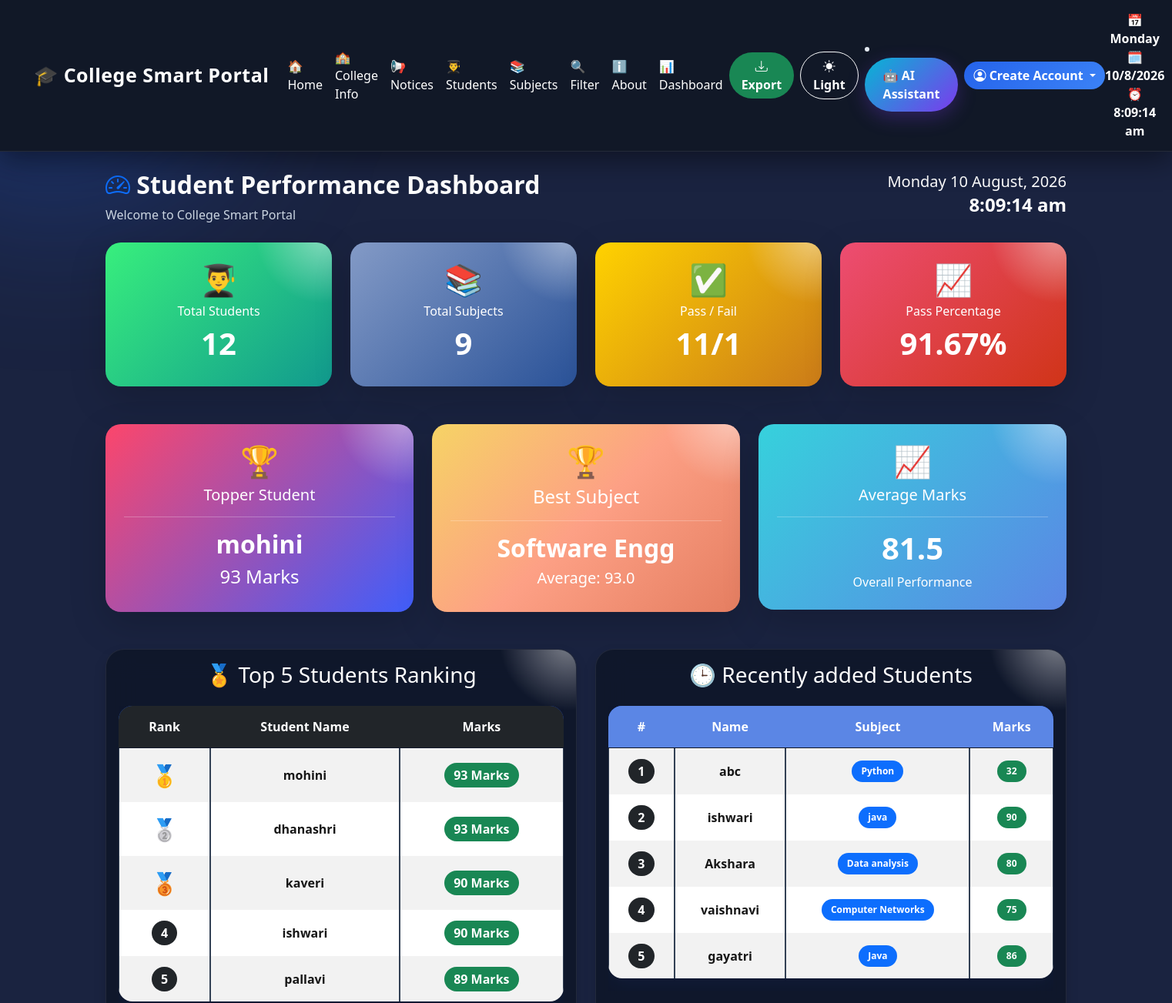
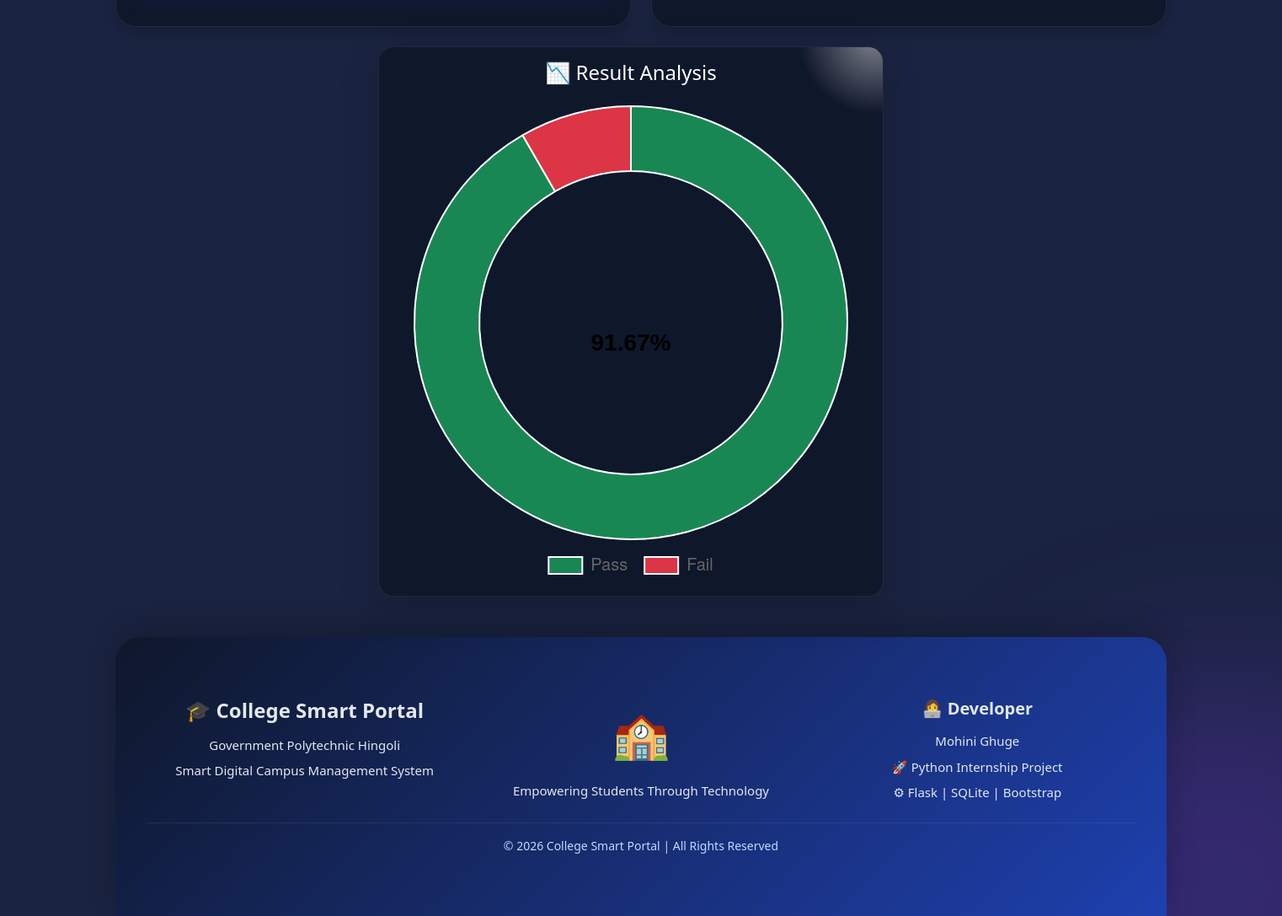
/dashboard, run on the app's committed database (2 pictures, top to bottom).
### tables this page shows
CREATE TABLE stud (
            id INTEGER PRIMARY KEY AUTOINCREMENT,
            name TEXT NOT NULL,
            roll_no INTEGER NOT NULL,
            marks INTEGER NOT NULL
        , Subject TEXT, photo TEXT);

### app.py (the view)
@app.route('/dashboard')
def dashboard():
    conn = get_db(MOHINI_DB)
    total_students = conn.execute(
        "SELECT COUNT(*) FROM stud"
    ).fetchone()[0]
    total_Subject = conn.execute(
        "SELECT COUNT(DISTINCT Subject) FROM stud"
    ).fetchone()[0]
    pass_count = conn.execute(
        "SELECT COUNT(*) FROM stud WHERE marks >= 35"
    ).fetchone()[0]
    fail_count = conn.execute(
        "SELECT COUNT(*) FROM stud WHERE marks < 35"
    ).fetchone()[0]
    avg_marks = conn.execute(
        "SELECT ROUND(AVG(marks),2) FROM stud"
    ).fetchone()[0]
    topper = conn.execute(
        "SELECT name, marks FROM stud ORDER BY marks DESC LIMIT 1"
    ).fetchone()
    pass_percentage = 0
    if total_students > 0:
        pass_percentage = round(
            (pass_count / total_students) * 100, 2
        )
    top_students = conn.execute(
        """
        SELECT name, marks
        FROM stud
        ORDER BY marks DESC
        LIMIT 5
        """
    ).fetchall()
    best_subject = conn.execute(
    """
    SELECT Subject,
           ROUND(AVG(marks),2) as avg_marks
    FROM stud
    GROUP BY Subject
    ORDER BY avg_marks DESC
    LIMIT 1
    """
).fetchone()
    recent_students = conn.execute(
    """
    SELECT name, Subject, marks
    FROM stud
    ORDER BY id DESC
    LIMIT 5
    """
).fetchall()
    print("Total Students:", total_students)
    print("Pass Count:", pass_count)
    print("Fail Count:", fail_count)
    print("Pass Percentage:", pass_percentage)
    conn.close()
    return render_template(
        'dashboard.html',
        total_students=total_students,
        total_Subject=total_Subject,
        pass_count=pass_count,
        fail_count=fail_count,
        avg_marks=avg_marks,
        top_students=top_students,
        recent_students=recent_students,
        topper=topper,
        best_subject=best_subject,
        pass_percentage=pass_percentage
    )

### database.py (called while the page is built)
def get_db(MOHINI_DB):
    conn = sqlite3.connect(MOHINI_DB)
    conn.row_factory = sqlite3.Row
    return conn

### templates/dashboard.html (shortened to what this page needs)
{% extends "base.html" %}
{% block content %}
<div class="container-fluid px-4">
    <div class="d-flex justify-content-between align-items-center flex-wrap mb-4">
        <div>
            <h2 class="dashboard-title fw-bold">
                <i class="bi bi-speedometer2 text-primary"></i>
                Student Performance Dashboard
            </h2>
            <p class="text-muted mb-0">
                Welcome to College Smart Portal
            </p>
        </div>
        <div class="text-end mt-3 mt-md-0">
            <h5 id="currentDate" class="mb-1 text-primary"></h5>
            <h4 id="currentTime" class="fw-bold text-dark"></h4>
        </div>
    </div>
<div class="row g-4">
    <div class="col-md-3">
        <div class="card border-0 shadow-lg text-white"
             style="background: linear-gradient(135deg,#38ef7d,#11998e); border-radius:20px;">
            <div class="card-body text-center p-4">
                <h1>👨‍🎓</h1>
                <h6>Total Students</h6>
                <h1 class="fw-bold">{{ total_students }}</h1>
            </div>
        </div>
    </div>
    <div class="col-md-3">
        <div class="card border-0 shadow-lg text-white"
         style="background: linear-gradient(135deg,#839ac6,#2a5298);border-radius:20px;">
            <div class="card-body text-center p-4">
                <h1>📚</h1>
                <h6>Total Subjects</h6>
                <h1 class="fw-bold">{{ total_Subject }}</h1>
            </div>
        </div>
    </div>
    <div class="col-md-3">
        <div class="card border-0 shadow-lg text-white"
             style="background: linear-gradient(135deg,#ffd200,#cb7b19); border-radius:20px;">
            <div class="card-body text-center p-4">
                <h1>✅</h1>
                <h6>Pass / Fail</h6>
                <h1 class="fw-bold">{{ pass_count }}/{{ fail_count }}</h1>
            </div>
        </div>
    </div>
    <div class="col-md-3">
        <div class="card border-0 shadow-lg text-white"
             style="background: linear-gradient(135deg,#ed4d72,#d03418); border-radius:20px;">
            <div class="card-body text-center p-4">
                <h1>📈</h1>
                <h6>Pass Percentage</h6>
                <h1 class="fw-bold">{{ pass_percentage }}%</h1>
            </div>
        </div>
    </div>
</div>
   <div class="row mt-4 g-4">
    <div class="col-md-4">
       <div class="card border-0 shadow-lg text-dark"
    style=" background: linear-gradient(135deg,#fc466b,#3f5efb);border-radius:20px;">
            <div class="card-body text-center p-4">
                <h1>🏆</h1>
                <h5 class="mb-3">Topper Student</h5>
                <hr>
                {% if topper %}
                    <h2 class="fw-bold">{{ topper['name'] }}</h2>
                    <h4>{{ topper['marks'] }} Marks</h4>
                    {% else %}
                    <h4>No Data</h4>
                    {% endif %}
            </div>
        </div>
    </div>
    <div class="col-md-4">
    <div class="card border-0 shadow-lg text-white"
    style="background: linear-gradient(135deg, #f6d365, #fda085,#e57e61); border-radius:20px;">
        <div class="card-body text-center p-4">
            <h1>🏆</h1>
            <h4>Best Subject</h4>
            <hr>
            <h2 class="fw-bold">
                {{ best_subject['Subject'] }}
            </h2>
            <h5>
                Average:
                {{ best_subject['avg_marks'] }}
            </h5>
        </div>
    </div>
</div>
    <div class="col-md-4">
        <div class="card border-0 shadow-lg text-white"
             style="background: linear-gradient(135deg, #36d1dc, #5b86e5); border-radius:20px;">
            <div class="card-body text-center p-4">
                <h1>📈</h1>
                <h5 class="mb-3">Average Marks</h5>
                <hr>
                <h1 class="fw-bold">
                    {{ avg_marks }}
                </h1>
                <p class="mb-0">
                    Overall Performance
                </p>
            </div>
        </div>
    </div>
</div>
<div class="row mt-4 g-4">
    <div class="col-md-6 d-flex">
        <div class="card shadow w-100"
             style="min-height:280px;">
            <div class="card-body">
                <h3 class="text-center mb-4">
                    🏅 Top 5 Students Ranking
                </h3>
                <div class="table-responsive">
                    <table class="table table-hover table-striped table-bordered text-center">
                         <thead class="table-dark">
                           <tr>
                                <th>Rank</th>
                                <th>Student Name</th>
                                <th>Marks</th>
                            </tr>
                        </thead>
                        <tbody>
                            {% for student in top_students %}
                            <tr>
                                <td>
                                    {% if loop.index == 1 %}
                                        <span class="fs-3">🥇</span>
                                    {% elif loop.index == 2 %}
                                        <span class="fs-3">🥈</span>
                                    {% elif loop.index == 3 %}
                                        <span class="fs-3">🥉</span>
                                    {% else %}
                                        <span class="badge bg-dark fs-6">
                                            {{ loop.index }}
                                        </span>
                                    {% endif %}
                                </td>
                                <td class="fw-bold">
                                    {{ student['name'] }}
                                </td>
                                <td>
                                    <span class="badge bg-success fs-6">
                                        {{ student['marks'] }} Marks
                                    </span>
                                </td>
                            </tr>
                            {% endfor %}
                        </tbody>
                    </table>
                </div>
            </div>
        </div>
    </div>
    <div class="col-md-6 d-flex">
         <div class="card shadow w-100"
             style="min-height:280px;">
            <div class="card-body">
                <h3 class="text-center mb-4">
                    🕒 Recently added Students
                </h3>
                <div class="table-responsive">
                    <table class="table table-hover table-striped table-bordered text-center">
                        <thead class="recent-header">
                            <tr>
                                <th style="background:#5b86e5;color:white;">#</th>
                                <th style="background:#5b86e5;color:white;">Name</th>
                                <th style="background:#5b86e5;color:white;">Subject</th>
                                <th style="background:#5b86e5;color:white;">Marks</th>
                            </tr>
                        </thead>
                        <tbody>
                            {% for student in recent_students %}
                            <tr>
                                <td>
                                    <span class="badge bg-dark fs-6">
                                            {{ loop.index }}
                                        </span>
                                </td>
                               <td class="fw-bold">
                                    {{ student['name'] }}
                                </td>
                                <td>
                                    <span class="badge bg-primary">
                                        {{ student['Subject'] }}
                                    </span>
                                </td>
                                <td>
                                    <span class="badge bg-success">
                                        {{ student['marks'] }}
                                    </span>
                                </td>
                            </tr>
                            {% endfor %}
                        </tbody>
                    </table>
                </div>
            </div>
        </div>
</div>
    <div class="row mt-4">
        <div class="col-md-6 mx-auto">
            <div class="card chart-card shadow-lg">
                <div class="card-body">
                    <h4 class="text-center mb-4">
                        📉 Result Analysis
                    </h4>
                    <canvas id="resultChart" height="120"></canvas>
                </div>
            </div>
        </div>
    </div>
</div>
<script>
const centerText = {
    id: 'centerText',
    beforeDraw(chart) {
        const {ctx} = chart;
        const width = chart.width;
        const height = chart.height;
        ctx.restore();
        ctx.font = 'bold 28px Arial';
        ctx.textBaseline = 'middle';
        ctx.textAlign = 'center';
        ctx.fillText(
            '{{ pass_percentage }}%',
            width / 2,
            height / 2
        );
        ctx.save();
    }
};
const ctx = document.getElementById('resultChart');
new Chart(ctx, {
    type: 'doughnut',
    data: {
        labels: ['Pass', 'Fail'],
        datasets: [{
            data: [{{ pass_count }}, {{ fail_count }}],
            backgroundColor: [
                '#198754',
                '#dc3545'
            ],
            borderWidth: 2
        }]
    },
    options: {
        responsive: true,
        cutout: '70%',
        plugins: {
            legend: {
                position: 'bottom',
                labels: {
                    font: {
                        size: 20
                    },
                    padding: 20
                }
            }
        }
    },
    plugins: [centerText]
});
</script>
<footer class="footer mt-5">
    <div class="container py-5">
        <div class="row g-4">
            <div class="col-md-4">
                <h4>
                    🎓 College Smart Portal
                </h4>
                <p>
                    Government Polytechnic Hingoli
                </p>
                <p>
                    Smart Digital Campus Management System
                </p>
            </div>
            <div class="col-md-4 text-center">
                <div class="footer-icon">
                    🏫
                </div>
                <p>
                    Empowering Students Through Technology
                </p>
            </div>
            <div class="col-md-4">
                <h5>
                    👩‍💻 Developer
                </h5>
                <p>
                    Mohini Ghuge
                </p>
                <p>
                    🚀 Python Internship Project
                </p>
                <p>
                    ⚙ Flask | SQLite | Bootstrap
                </p>
            </div>
        </div>
        <hr>
        <div class="text-center footer-bottom">
            © 2026 College Smart Portal
            | All Rights Reserved
        </div>
    </div>
</footer>
{% endblock %}

### templates/dashboard.html (style rules this page uses)
.card { transition:0.3s; }
.table thead { position:sticky; top:0; z-index:10; }
.chart-card { border:none; border-radius:18px; }
.dashboard-title { font-weight:bold; color:#2c3e50; }
.footer { background: linear-gradient(135deg,#0f172a,#1e40af); color:white; border-radius:30px 30px 0 0; box-shadow:0 -10px 35px rgba(0,0,0,0.2); }
.footer h4 { font-size:24px; font-weight:700; margin-bottom:15px; }
.footer h5 { color:#93c5fd; font-size:20px; font-weight:700; margin-bottom:15px; }
.footer p { color:#dbeafe; font-size:15px; margin-bottom:8px; }
.footer-icon { font-size:55px; margin-bottom:15px; animation: float 3s ease-in-out infinite; }
.footer .col-md-4 { transition:0.3s; }
.footer hr { border-color:rgba(255,255,255,0.3); }
.footer-bottom { color:#bfdbfe; font-size:14px; }

### data on the page
stud: name "mohini", marks "93"
stud: Subject "Software Engg", name "dhanashri", marks "93"
stud: name "kaveri", marks "90"
stud: name "ishwari", marks "90", Subject "java"
stud: name "pallavi", marks "89"
stud: name "abc", Subject "Python", marks "32"
stud: name "Akshara", Subject "Data analysis", marks "80"
stud: name "vaishnavi", Subject "Computer Networks", marks "75"
stud: name "gayatri", Subject "Java", marks "86"

### other printed values
{{ session['username'] if session.get('username') else 'Create Account' }} "Create Account"
{{ total_students }} "12"
{{ total_Subject }} "9"
{{ pass_count }} "11"
{{ fail_count }} "1"
{{ pass_percentage }} "91.67"
{{ best_subject['avg_marks'] }} "93.0"
{{ avg_marks }} "81.5"
chart data {{ pass_count }} 11
chart data {{ fail_count }} 1
